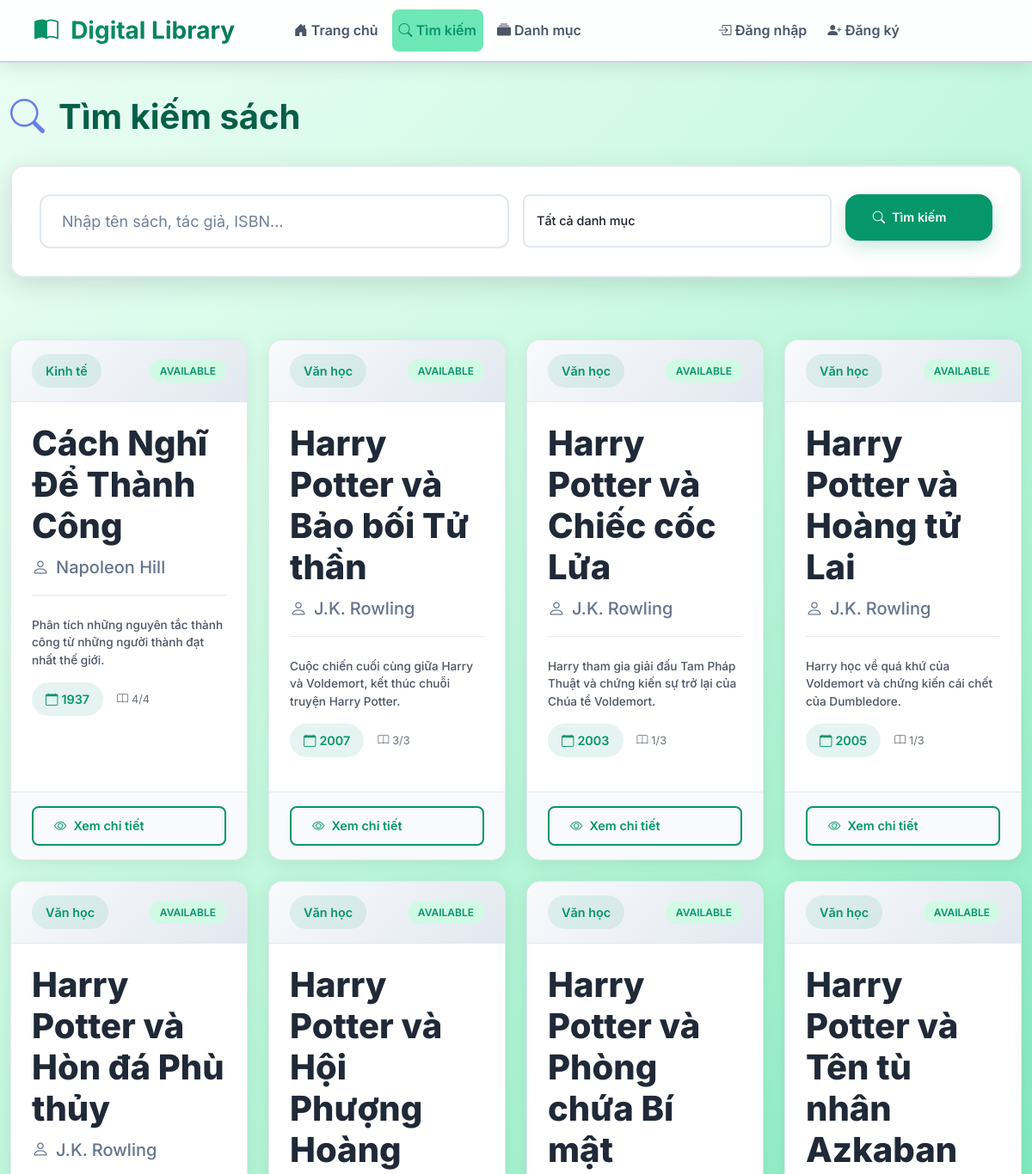
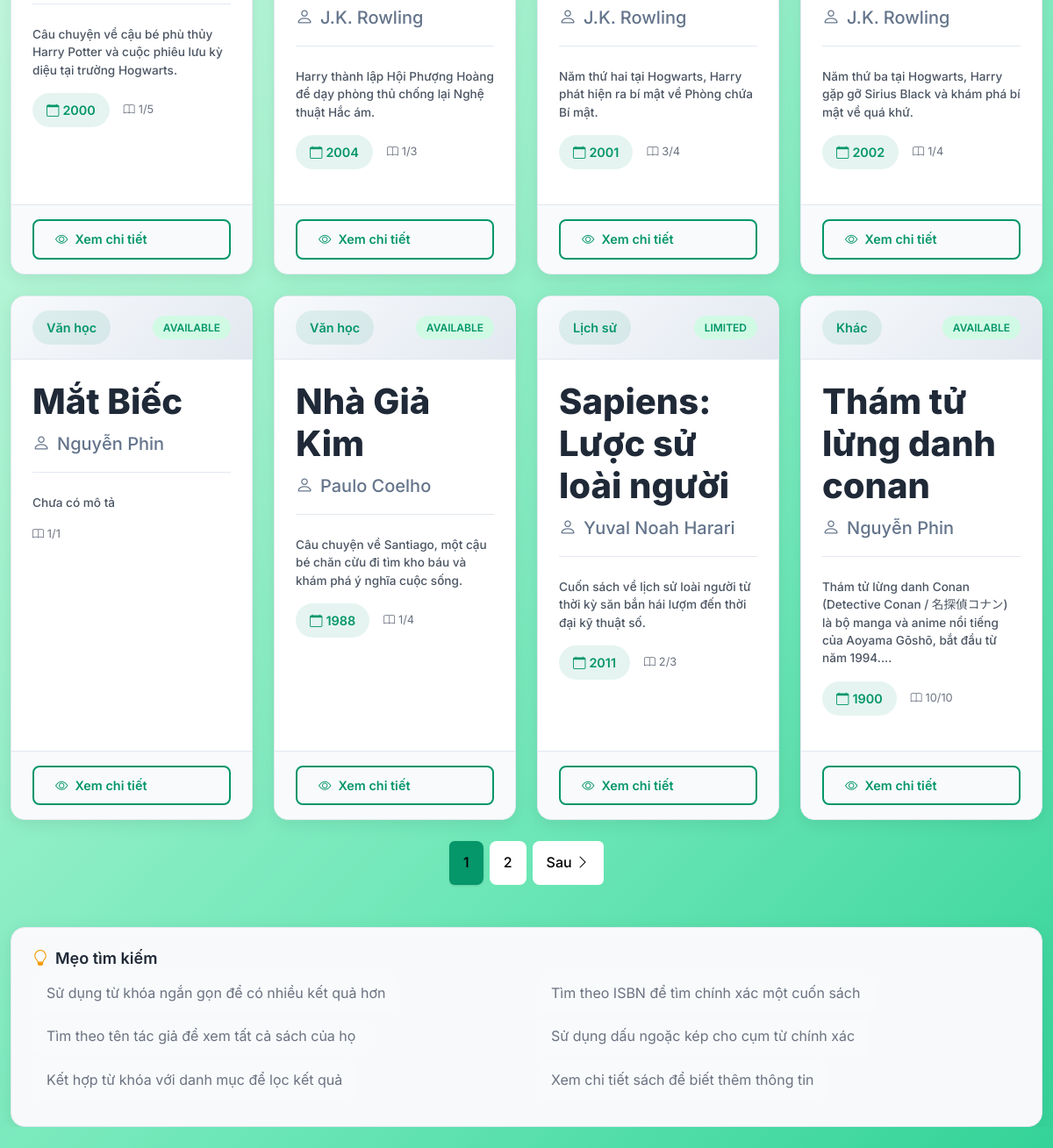
Screenshot of /search with the database file from the repository (2 pictures, top to bottom).
### app/models/book.py (models this page shows, shortened)
class Book(db.Model):
    __tablename__ = 'books'
    id = db.Column(db.Integer, primary_key=True)
    isbn = db.Column(db.String(20), unique=True, nullable=False)
    title = db.Column(db.String(200), nullable=False)
    author = db.Column(db.String(100), nullable=False)
    publisher = db.Column(db.String(100))
    publication_year = db.Column(db.Integer)
    category = db.Column(db.String(50))
    description = db.Column(db.Text)
    total_copies = db.Column(db.Integer, default=1)
    available_copies = db.Column(db.Integer, default=1)  # Giữ lại để tương thích
    location = db.Column(db.String(100))
    is_active = db.Column(db.Boolean, default=True)
    created_at = db.Column(db.DateTime, default=datetime.utcnow)
    loans = db.relationship('Loan', back_populates='book')
    def is_available(self):
        return self.get_available_copies_count() > 0 and self.is_active
    def get_borrowed_copies(self):
        from app.models.loan import Loan
        return Loan.query.filter_by(
            book_id=self.id,
            status='borrowed'
        ).count()
    def get_available_copies_count(self):
        return self.total_copies - self.get_borrowed_copies()
    def get_availability_status(self):
        if not self.is_active:
            return 'inactive'
        available = self.get_available_copies_count()
        if available == 0:
            return 'unavailable'
        elif available < self.total_copies:
            return 'limited'
        else:
            return 'available'

### app/routes/books.py (the view, shortened to what this page needs)
@books_bp.route('/search')
def search():
    query = request.args.get('q', '')
    category = request.args.get('category', '')
    page = request.args.get('page', 1, type=int)
    per_page = 12
    search_query = Book.query.filter_by(is_active=True)
    if category:
        search_query = search_query.filter(Book.category == category)
    books = search_query.order_by(Book.title).paginate(
        page=page, per_page=per_page, error_out=False
    )
    categories = db.session.query(Book.category).filter(
        Book.category.isnot(None), Book.is_active == True
    ).distinct().all()
    categories = [cat[0] for cat in categories]
    return render_template('books/search.html',
                         books=books,
                         query=query,
                         category=category,
                         categories=categories)

### app/templates/books/search.html (shortened to what this page needs)
{% extends "base.html" %}
{% block content %}
<div class="row">
    <div class="col-12">
        <h1 class="search-page-title">
            <i class="bi bi-search"></i> Tìm kiếm sách
        </h1>
    </div>
</div>
<div class="row mb-4">
    <div class="col-12">
        <div class="search-container">
            <form method="GET" action="{{ url_for('books.search') }}">
                <div class="row g-3">
                    <div class="col-md-6">
                        <div class="search-input-wrapper">
                            <input type="text" class="form-control search-input" id="q" name="q"
                                   value="{{ query }}" placeholder="Nhập tên sách, tác giả, ISBN...">
                        </div>
                    </div>
                    <div class="col-md-4">
                        <div class="search-select-wrapper">
                            <select class="form-select search-select" id="category" name="category" style="height: 62px">
                                <option value="">Tất cả danh mục</option>
                            </select>
                        </div>
                    </div>
                    <div class="col-md-2">
                        <button type="submit" class="btn btn-primary search-btn w-100">
                            <i class="bi bi-search"></i> Tìm kiếm
                        </button>
                    </div>
                </div>
            </form>
        </div>
    </div>
</div>
{% if books.items %}
    <div class="row row-cols-1 row-cols-md-2 row-cols-lg-3 row-cols-xl-4 g-4 mb-4">
        {% for book in books.items %}
        <div class="col">
            <div class="book-card">
                <div class="book-card-header">
                    <span class="book-category">{{ book.category or 'Chưa phân loại' }}</span>
                    <span class="book-status {% if book.is_available() %}status-available{% else %}status-unavailable{% endif %}">
                        {{ book.get_availability_status() }}
                    </span>
                </div>
                <div class="book-card-body">
                    <h5 class="book-title">
                        <a href="{{ url_for('books.book_detail', book_id=book.id) }}">
                            {{ book.title }}
                        </a>
                    </h5>
                    <p class="book-author">
                        <i class="bi bi-person"></i> {{ book.author }}
                    </p>
                    <p class="book-description">
                        {{ book.description[:120] + '...' if book.description and book.description|length > 120 else book.description or 'Chưa có mô tả' }}
                    </p>
                    <div class="book-meta">
                        {% if book.publication_year %}
                            <span class="book-year">
                                <i class="bi bi-calendar"></i> {{ book.publication_year }}
                            </span>
                        {% endif %}
                        <span class="book-copies">
                            <i class="bi bi-book"></i> {{ book.available_copies }}/{{ book.total_copies }}
                        </span>
                    </div>
                </div>
                <div class="book-card-footer">
                    <a href="{{ url_for('books.book_detail', book_id=book.id) }}" class="btn btn-outline-primary btn-sm w-100">
                        <i class="bi bi-eye"></i> Xem chi tiết
                    </a>
                </div>
            </div>
        </div>
        {% endfor %}
    </div>
    {% if books.pages > 1 %}
    <nav aria-label="Phân trang kết quả tìm kiếm" class="mt-4">
        <ul class="pagination justify-content-center">
            {% for page_num in books.iter_pages(left_edge=2, left_current=2, right_current=3, right_edge=2) %}
                {% if page_num %}
                    {% if page_num == books.page %}
                        <li class="page-item active">
                            <span class="page-link">{{ page_num }}</span>
                        </li>
                    {% else %}
                        <li class="page-item">
                            <a class="page-link" href="{{ url_for('books.search', q=query, category=category, page=page_num) }}">{{ page_num }}</a>
                        </li>
                    {% endif %}
                {% else %}
                    <li class="page-item disabled">
                        <span class="page-link">...</span>
                    </li>
                {% endif %}
            {% endfor %}
            {% if books.has_next %}
                <li class="page-item">
                    <a class="page-link" href="{{ url_for('books.search', q=query, category=category, page=books.next_num) }}">
                        Sau <i class="bi bi-chevron-right"></i>
                    </a>
                </li>
            {% endif %}
        </ul>
    </nav>
    {% endif %}
{% endif %}
{% if books.total > 0 %}
<div class="search-tips-section">
    <div class="card bg-light">
        <div class="card-body">
            <h6 class="card-title">
                <i class="bi bi-lightbulb"></i> Mẹo tìm kiếm
            </h6>
            <div class="row">
                <div class="col-md-6">
                    <ul class="tips-list">
                        <li>Sử dụng từ khóa ngắn gọn để có nhiều kết quả hơn</li>
                        <li>Tìm theo tên tác giả để xem tất cả sách của họ</li>
                        <li>Kết hợp từ khóa với danh mục để lọc kết quả</li>
                    </ul>
                </div>
                <div class="col-md-6">
                    <ul class="tips-list">
                        <li>Tìm theo ISBN để tìm chính xác một cuốn sách</li>
                        <li>Sử dụng dấu ngoặc kép cho cụm từ chính xác</li>
                        <li>Xem chi tiết sách để biết thêm thông tin</li>
                    </ul>
                </div>
            </div>
        </div>
    </div>
</div>
{% endif %}
{% endblock %}

### rows the page displays
Book: category "Kinh tế", get_availability_status "AVAILABLE", title "Cách Nghĩ Để Thành Công", author "Napoleon Hill", description "Phân tích những nguyên tắc thành công từ những người thành đạt nhất thế giới.", publication_year "1937", available_copies "4", total_copies "4"
Book: category "Văn học", get_availability_status "AVAILABLE", title "Harry Potter và Bảo bối Tử thần", author "J.K. Rowling", description "Cuộc chiến cuối cùng giữa Harry và Voldemort, kết thúc chuỗi truyện Harry Potter.", publication_year "2007", available_copies "3", total_copies "3"
Book: category "Văn học", get_availability_status "AVAILABLE", title "Harry Potter và Chiếc cốc Lửa", author "J.K. Rowling", description "Harry tham gia giải đấu Tam Pháp Thuật và chứng kiến sự trở lại của Chúa tể Voldemort.", publication_year "2003", available_copies "1", total_copies "3"
Book: category "Văn học", get_availability_status "AVAILABLE", title "Harry Potter và Hoàng tử Lai", author "J.K. Rowling", description "Harry học về quá khứ của Voldemort và chứng kiến cái chết của Dumbledore.", publication_year "2005", available_copies "1", total_copies "3"
Book: category "Văn học", get_availability_status "AVAILABLE", title "Harry Potter và Hòn đá Phù thủy", author "J.K. Rowling", description "Câu chuyện về cậu bé phù thủy Harry Potter và cuộc phiêu lưu kỳ diệu tại trường Hogwarts.", publication_year "2000", available_copies "1", total_copies "5"
Book: category "Văn học", get_availability_status "AVAILABLE", title "Harry Potter và Hội Phượng Hoàng", author "J.K. Rowling", description "Harry thành lập Hội Phượng Hoàng để dạy phòng thủ chống lại Nghệ thuật Hắc ám.", publication_year "2004", available_copies "1", total_copies "3"
Book: category "Văn học", get_availability_status "AVAILABLE", title "Harry Potter và Phòng chứa Bí mật", author "J.K. Rowling", description "Năm thứ hai tại Hogwarts, Harry phát hiện ra bí mật về Phòng chứa Bí mật.", publication_year "2001", available_copies "3", total_copies "4"
Book: category "Văn học", get_availability_status "AVAILABLE", title "Harry Potter và Tên tù nhân Azkaban", author "J.K. Rowling", description "Năm thứ ba tại Hogwarts, Harry gặp gỡ Sirius Black và khám phá bí mật về quá khứ.", publication_year "2002", available_copies "1", total_copies "4"
Book: category "Văn học", get_availability_status "AVAILABLE", title "Mắt Biếc", author "Nguyễn Phin", description "Chưa có mô tả", available_copies "1", total_copies "1"
Book: category "Văn học", get_availability_status "AVAILABLE", title "Nhà Giả Kim", author "Paulo Coelho", description "Câu chuyện về Santiago, một cậu bé chăn cừu đi tìm kho báu và khám phá ý nghĩa cuộc sống.", publication_year "1988", available_copies "1", total_copies "4"
Book: category "Lịch sử", get_availability_status "LIMITED", title "Sapiens: Lược sử loài người", author "Yuval Noah Harari", description "Cuốn sách về lịch sử loài người từ thời kỳ săn bắn hái lượm đến thời đại kỹ thuật số.", publication_year "2011", available_copies "2", total_copies "3"
Book: category "Khác", get_availability_status "AVAILABLE", title "Thám tử lừng danh conan", author "Nguyễn Phin", description "Thám tử lừng danh Conan (Detective Conan / 名探偵コナン) là bộ manga và anime nổi tiếng của Aoyama Gōshō, bắt đầu từ năm 1994....", publication_year "1900", available_copies "10", total_copies "10"

### other values shown
{{ page_num }} "1"
{{ page_num }} "2"
